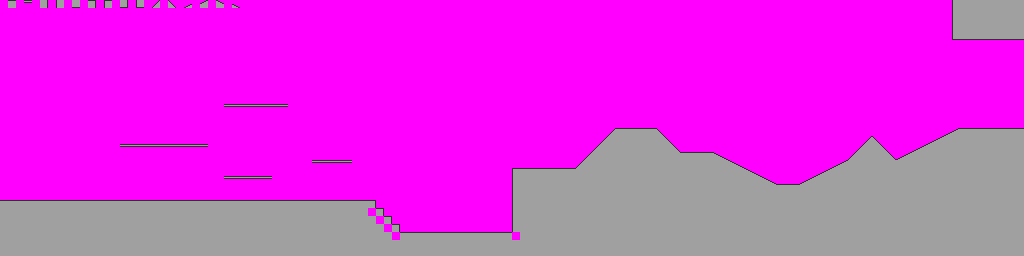

A level layout from a 2D game, rendered from its tile map. Below: a short description, then the map file with tile-grid data replaced by summaries:
An orthogonal 128x32 tile map with 8x8 px tiles, 1 tile layer (Tile Layer 1).

<map version="1.10" tiledversion="1.10.2" orientation="orthogonal" renderorder="right-down" width="128" height="32" tilewidth="8" tileheight="8" infinite="0" backgroundcolor="#ff00ff" nextlayerid="4" nextobjectid="1">
 <tileset firstgid="1" source="placeholder.tsx" />
 <layer id="1" name="Tile Layer 1" width="128" height="32">
  <data>[4096 cells, 4096 non-empty, 23 distinct tile ids]</data>
 </layer>
</map>